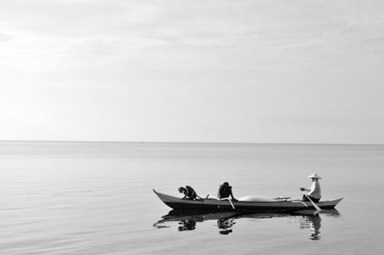
#> input picture Python/Assignment5/Scene.jpg, 384 x 255 px, found by its file name
$ python otsu_scene.py
#> lines starting #> are read from the running program, lines starting #| are printed output that depends on the picture; after the words box and inside, x2 and y2 are one past the last pixel; in counts of white or black regions, pixels touching at a corner belong together; long printed decimals are rounded
import cv2
import numpy as np
import matplotlib.pyplot as plt


def otsu_thresholding(image):
    hist, bins = np.histogram(image.flatten(), 256, [0, 256])
    total_pixels = image.size

    current_max, threshold = 0, 0
    probability = hist / total_pixels
    mean_global = np.sum(np.arange(256) * probability)
    sum_all = np.dot(np.arange(256), hist)
    sumT = 0
    prob1 = 0

    between_class_variance_matrix = np.zeros(256)

    for i in range(256):
        prob1 += hist[i] / total_pixels
        if prob1 == 0:
            continue
        prob2 = 1 - prob1
        if prob2 == 0:
            break

        sumT += i * hist[i]

        meanA = sumT / (prob1 * total_pixels)
        meanB = (sum_all - sumT) / (prob2 * total_pixels)

        between_class_variance = prob1 * prob2 * (meanA - meanB) ** 2

        between_class_variance_matrix[i] = between_class_variance

        if between_class_variance > current_max:
            current_max = between_class_variance
            threshold = i

    global_variance = np.sum(((np.arange(256) - mean_global) ** 2) * probability)
    efficiency = current_max / global_variance
    print(f"Efficiency: {efficiency}")
    binary_image = (image > threshold).astype(np.uint8) * 255

    return threshold, binary_image, hist, current_max, between_class_variance_matrix, efficiency


def process_image(image_path):
#> called with image_path = './Assignment5/Scene.jpg'
    image = cv2.imread(image_path)
#> image is the input picture: shape (255, 384, 3); min 0, max 255, mean 208.4
    image_rgb = cv2.cvtColor(image, cv2.COLOR_BGR2RGB)
    color_planes = ['Red', 'Green', 'Blue']
    channels = cv2.split(image_rgb)

    fig, axs = plt.subplots(3, 6, figsize=(20, 10))

    for i, (channel, color) in enumerate(zip(channels, color_planes)):
        threshold, binary_image, hist, var_between, between_class_variance_matrix, efficiency = otsu_thresholding(
            channel)

        axs[i, 0].imshow(channel, cmap='gray')
        axs[i, 0].set_title(f'Original {color} Plane')
        axs[i, 0].axis('off')

        axs[i, 1].hist(channel.ravel(), bins=256, range=[
                       0, 256], color=color.lower())
        axs[i, 1].axvline(threshold, color=color.lower(), linestyle='dashed')
        axs[i, 1].set_title(f'Histogram of {color} Plane')

        axs[i, 2].imshow(binary_image, cmap='gray')
        axs[i, 2].set_title(f'Otsu Thresholded {color} Plane (T={threshold})')
        axs[i, 2].axis('off')

        axs[i, 3].hist(binary_image.ravel(), bins=256,
                       range=[0, 256], color=color.lower())
        axs[i, 3].set_title(f'Pixel Intensity Distribution of {color} Plane')

        axs[i, 4].plot(range(256), between_class_variance_matrix,
                       color=color.lower())
        axs[i, 4].set_title(f'Between-Class Variance ({color} Plane)')
        axs[i, 4].set_xlabel('Threshold')
        axs[i, 4].set_ylabel('Variance')
        axs[i, 4].axvline(threshold, color=color.lower(),
                          linestyle='dashed', label=f'k* = {threshold}')
        axs[i, 4].legend()

        axs[i, 5].axis('off')
        axs[i, 5].text(0.5, 0.5,
                    f'{color} Plane:\n'
                    f'k* = {threshold}\n'
                    f'σB² = {var_between:.6f}\n'
                    f'Efficiency = {efficiency:.6f}\n',
                    ha='center', va='center', fontsize=10, wrap=True)
#> this loop made 3 passes
#> color on passes 1 to 3: 'Red', 'Green', 'Blue'
#| Efficiency: 0.7033
#| Efficiency: 0.7033
#| Efficiency: 0.7033
#> pass 1, in otsu_thresholding, `binary_image = (image > threshold).astype(np.uint8) * 255`:
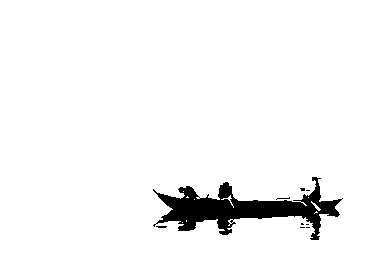
#> binary_image: shape (255, 384); 95.6% white; 9 black regions (8 under 20 px), largest, box (x1, y1, x2, y2) and area: (153, 177, 343, 240) 4288

    plt.tight_layout()
    plt.show()
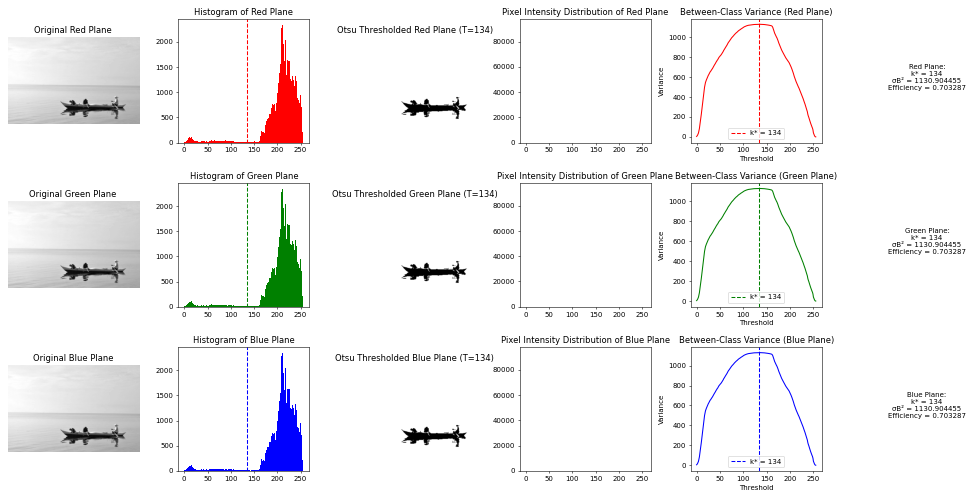
#> figure drawn by matplotlib, 15 panels; panel 2: tallest bar 2345 high, from x = 211 to 212; panel 4: tallest bar 93564 high, from x = 255 to 256; panel 5: curve peaks at x = 134, y = 1130.9; panel 7: tallest bar 2345 high, from x = 211 to 212


process_image('./Assignment5/Scene.jpg')

$ run again, with Python/Assignment5/snow.jpeg copied over Python/Assignment5/Scene.jpg
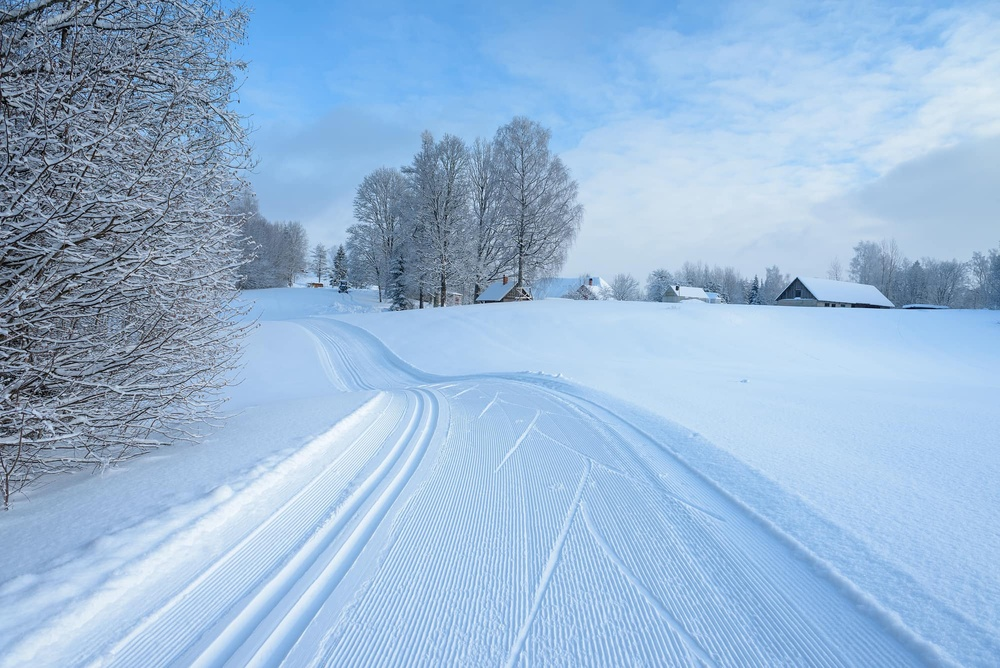
#> input picture Python/Assignment5/snow.jpeg, 1000 x 668 px, shrunk from 2000 x 1335 before the run, found by its file name
#> in process_image, image is the input picture: shape (668, 1000, 3); mean B, G, R 214.5, 183.2, 152.4
#> the loop in process_image, `for i, (channel, color) in enumerate(zip(channels, color_planes)):` made 3 passes
#> (color, threshold, mean_global in otsu_thresholding, sum_all in otsu_thresholding, global_variance in otsu_thresholding, efficiency, var_between) on passes 1 to 3: ('Red', 145, 152.4, 101804226, 1409.4, 0.643, 905.9), ('Green', 156, 183.2, 122346316, 1524.2, 0.692, 1054.5), ('Blue', 184, 214.5, 143315222, 1835.7, 0.784, 1440)
#> (printed output is left out)
#> pass 1, in otsu_thresholding, `binary_image = (image > threshold).astype(np.uint8) * 255`:
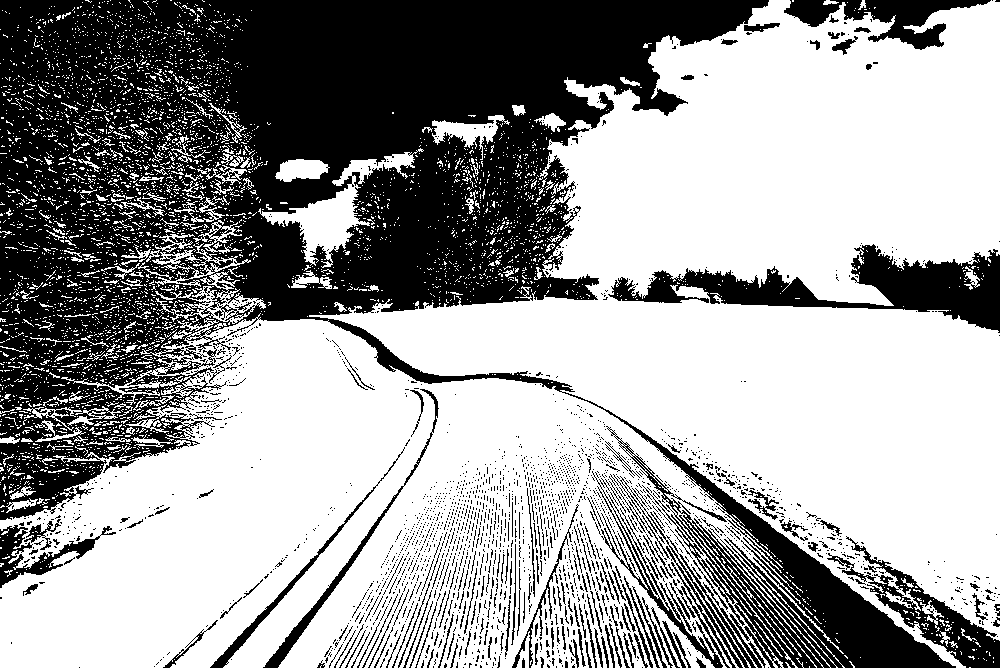
#> binary_image: shape (668, 1000); 61.2% white; 2296 black regions (2086 under 20 px), largest, box (x1, y1, x2, y2) and area: (0, 0, 956, 668) 210363, (608, 244, 1000, 333) 12126, (827, 536, 1000, 668) 4660
#> pass 3, in otsu_thresholding (call 3), `binary_image = (image > threshold).astype(np.uint8) * 255`:
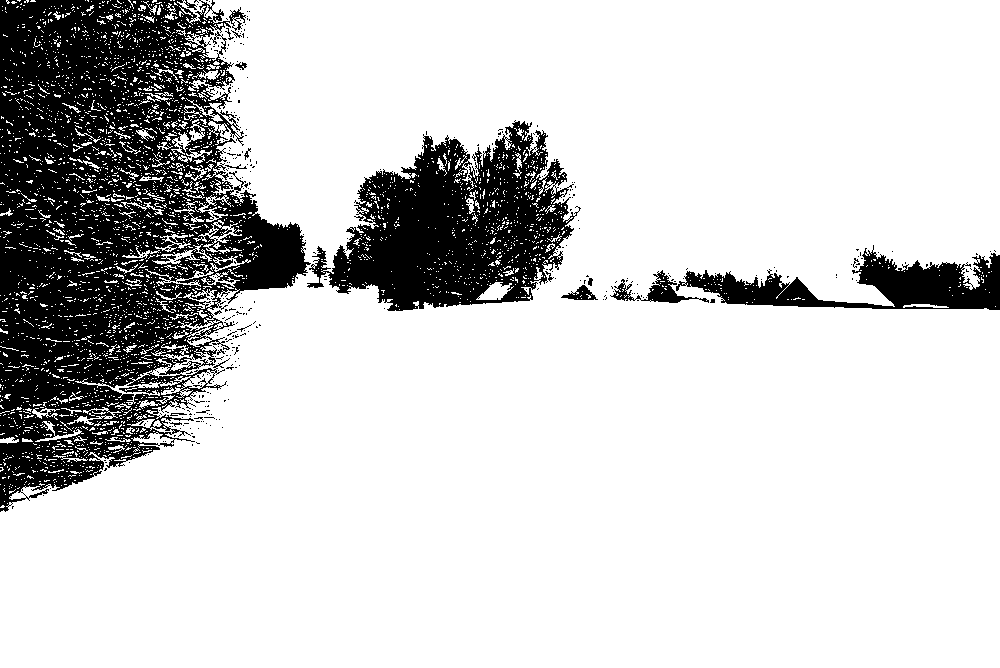
#> binary_image: shape (668, 1000); 81% white; 366 black regions (349 under 20 px), largest, box (x1, y1, x2, y2) and area: (0, 0, 311, 512) 87790, (307, 120, 581, 311) 27858, (676, 245, 1000, 310) 8685
